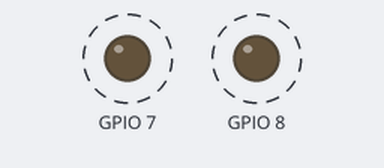
Simulated run of this program. Board: Raspberry Pi (BCM pin numbers). On the bench: output pins drawn as LEDs (lit = HIGH). Dashed ring = blinking.

Above: at 0.1 s.
Timing chart, 0 to 3.0 s (numbered marks = the images above):
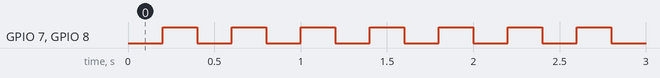

The program:

test.py
```python
import RPi.GPIO as GPIO
import time

# set pin modes
GPIO.setmode(GPIO.BCM)
GPIO.setwarnings(0)
# set i/o modes

GPIO.setup(7, GPIO.OUT)
GPIO.setup(8, GPIO.OUT)


def LIGHT():
        GPIO.output(7,0)
        GPIO.output(8,0)
        time.sleep(0.2)
        GPIO.output(7,1)
        GPIO.output(8,1)
        time.sleep(0.2)


while True:
    LIGHT()
```

Measured:
- by itself, GPIO 7, GPIO 8: alternates HIGH for 0.20 s and LOW for 0.20 s
